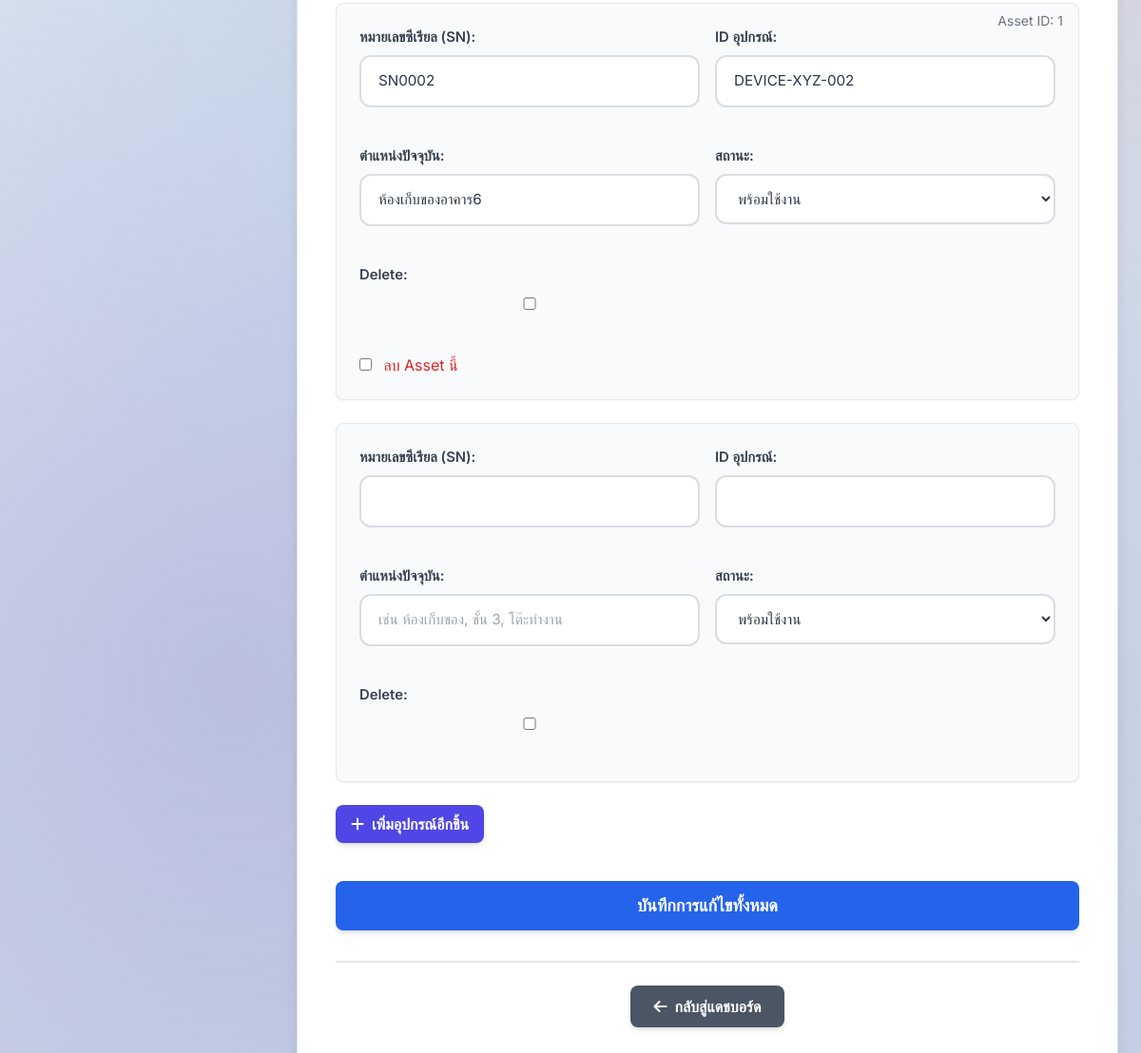
The page /borrowing/edit-item/1/ (signed in, lower part) on the database as committed earlier.
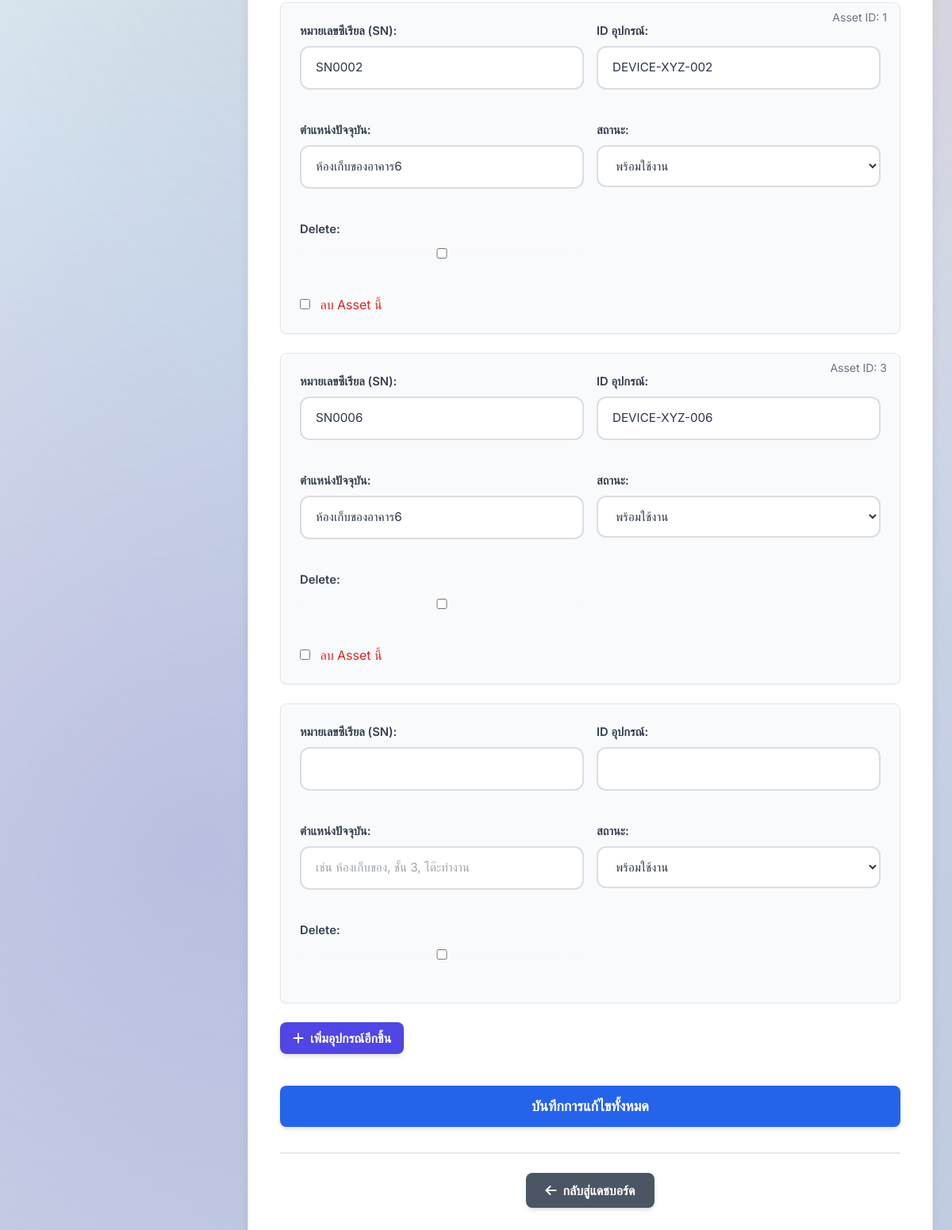
The same page on the database as committed later.
### borrowing/models.py (models this page shows, shortened)
class Asset(models.Model):
    item = models.ForeignKey(Item, on_delete=models.CASCADE, related_name='assets', verbose_name="ประเภทสิ่งของ")
    serial_number = models.CharField(max_length=255, blank=True, null=True, unique=True, verbose_name="หมายเลขซีเรียล")
    device_id = models.CharField(max_length=255, blank=True, null=True, unique=True, verbose_name="ID อุปกรณ์")
    location = models.CharField(max_length=255, blank=True, null=True, verbose_name="ตำแหน่ง")
    STATUS_CHOICES = [
        ('available', 'พร้อมใช้งาน'),
        ('on_loan', 'กำลังถูกยืม'),
        ('maintenance', 'บำรุงรักษา'),
        ('retired', 'ปลดระวาง'),
    ]
    status = models.CharField(max_length=20, choices=STATUS_CHOICES, default='available', verbose_name="สถานะ")
    class Meta:
        verbose_name = "อุปกรณ์"
        verbose_name_plural = "อุปกรณ์"

### borrowing/views.py (the view)
# urls.py: path('edit-item/<int:item_id>/', views.edit_item, name='edit_item'),
@login_required
def edit_item(request, item_id):
    if not request.user.is_org_admin:
        messages.error(request, "คุณไม่มีสิทธิ์แก้ไขสิ่งของ")
        return redirect('dashboard')
    item = get_object_or_404(Item, id=item_id, organization=request.user.organization)
    AssetFormSet = inlineformset_factory(Item, Asset, form=AssetForm, extra=1, can_delete=True)
    if request.method == 'POST':
        item_form = ItemForm(request.POST, request.FILES, instance=item)
        asset_formset = AssetFormSet(request.POST, instance=item, prefix='asset')
        if item_form.is_valid() and asset_formset.is_valid():
            with transaction.atomic():
                item_form.save()
                asset_formset.save()
            messages.success(request, f'ประเภทสิ่งของ "{item.name}" และอุปกรณ์ถูกแก้ไขเรียบร้อยแล้ว')
            return redirect('dashboard')
    else:
        item_form = ItemForm(instance=item)
        asset_formset = AssetFormSet(instance=item, prefix='asset')
    context = {
        'item_form': item_form,
        'asset_formset': asset_formset,
        'item': item,
    }
    return render(request, 'borrowing/edit_item.html', context)

### borrowing/forms.py
class ItemForm(forms.ModelForm):
    class Meta:
        model = Item
        fields = ['name', 'description', 'image', 'item_type']
        labels = {
            'name': "ชื่อประเภทสิ่งของ",
            'description': "รายละเอียดประเภทสิ่งของ",
            'image': "รูปภาพประเภทสิ่งของ",
            'item_type': "ประเภทกลุ่มสิ่งของ",
        }
        widgets = {
            'description': forms.Textarea(attrs={'rows': 3}),
            'item_type': forms.TextInput(attrs={'placeholder': 'เช่น อุปกรณ์อิเล็กทรอนิกส์, หนังสือ, เครื่องมือช่าง'})
        }

### users/context_processors.py (called while the page is built)
def unread_notifications_count(request):
    if request.user.is_authenticated:
        count = Notification.objects.filter(user=request.user, is_read=False).count()
        return {'unread_notifications_count': count}
    return {'unread_notifications_count': 0} # หากผู้ใช้ยังไม่ได้ล็อกอิน ให้ส่ง 0

### borrowing/templates/borrowing/edit_item.html (shortened to what this page needs)
{% extends 'users/base.html' %}
{% block content %}
<div class="bg-white p-6 md:p-8 lg:p-10 rounded-xl shadow-lg max-w-4xl mx-auto my-8 border border-gray-200">
    <form method="post" enctype="multipart/form-data" class="w-full">
        <div id="asset-formset-container">
            {% for form in asset_formset %}
                <div class="asset-form bg-gray-50 p-6 rounded-lg shadow-sm border border-gray-200 mb-6 relative">
                    {% if form.instance.pk %}<p class="absolute top-2 right-4 text-gray-500 text-sm">Asset ID: {{ form.instance.pk }}</p>{% endif %}
                    <div class="grid grid-cols-1 md:grid-cols-2 gap-4">
                        {% for field in form.visible_fields %}
                            <div class="form-field">
                                {{ field.label_tag }}
                                {{ field }}
                            </div>
                        {% endfor %}
                    </div>
                    {% if form.instance.pk %}
                        <div class="mt-4">
                            {{ form.DELETE }}
                            <label for="{{ form.DELETE.id_for_label }}" class="text-red-600 ml-2 cursor-pointer">ลบ Asset นี้</label>
                        </div>
                    {% endif %}
                </div>
            {% endfor %}
        </div>
        <button type="button" id="add-asset-form" class="bg-indigo-600 hover:bg-indigo-700 text-white font-semibold py-2 px-4 rounded-lg transition duration-300 transform hover:scale-105 shadow-md flex items-center mt-4">
            <i class="fas fa-plus mr-2"></i> เพิ่มอุปกรณ์อีกชิ้น
        </button>
        <button type="submit" class="w-full mt-10 bg-blue-600 hover:bg-blue-700 text-white font-semibold py-3 px-6 rounded-lg transition duration-300 transform hover:scale-105 shadow-md text-lg">บันทึกการแก้ไขทั้งหมด</button>
    </form>
    <div class="mt-8 pt-6 border-t-2 border-gray-200 flex flex-wrap gap-4 justify-center">
        <a href="{% url 'dashboard' %}" class="bg-gray-600 hover:bg-gray-700 text-white font-semibold py-2.5 px-6 rounded-lg transition duration-300 transform hover:scale-105 shadow-md flex items-center">
            <i class="fas fa-arrow-left mr-2"></i> กลับสู่แดชบอร์ด
        </a>
    </div>
</div>
{% endblock content %}

Rows that differ between the two databases and show on the page:
added Asset: instance.pk "3"
Other text that changed with them:
new list line: "Asset ID: หมายเลขซีเรียล (SN): SN0006 ID อุปกรณ์: DEVICE-XYZ-006 ตำแหน่งปัจจุบัน: ห้องเก็บของอาคาร6 สถานะ: พร้อมใช้งาน Delete: ☐ ☐ ลบ Asset นี้"
list line gone: "   พร้อมใช้งาน ☐"
new list line: "   พร้อมใช้งาน ☐"
